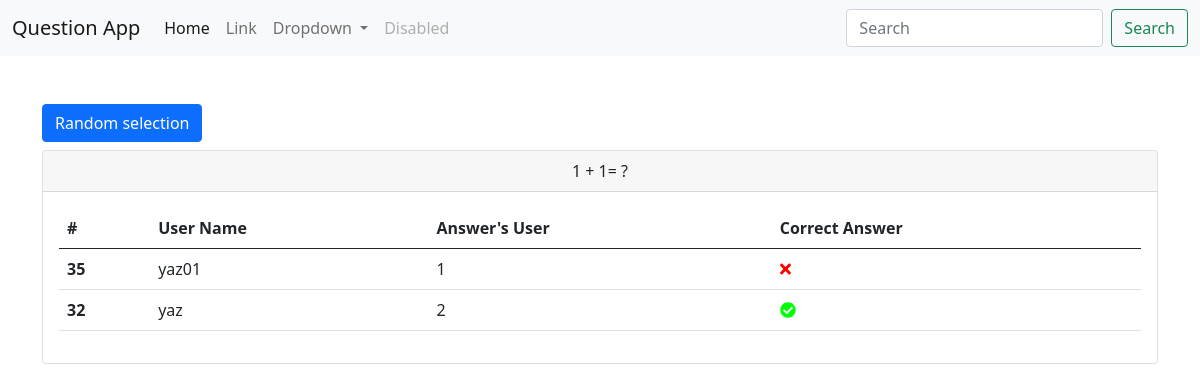
Page /administration/quiz/3/ (signed in) on the committed database.
### main/models.py (models this page shows, shortened)
class Questions(models.Model):
    quiz = models.ForeignKey(Quiz, on_delete=models.CASCADE)
    tyep = models.CharField(max_length=255)
    text = models.TextField()
    created_at = models.DateTimeField(auto_now_add=True)

class CorrectAnswer(models.Model):
    correct_answer = models.ForeignKey(Answers, on_delete=models.CASCADE)
    created_by = models.ForeignKey(User, on_delete=models.CASCADE)
    created_at = models.DateTimeField(auto_now_add=True)

class Answers(models.Model):
    question = models.ForeignKey(Questions, on_delete=models.CASCADE)
    text = models.CharField(max_length=255)
    is_correct = models.BooleanField(default=False)
    created_at = models.DateTimeField(auto_now_add=True)
    def __str__(self):
        return self.text

### main/views.py (the view)
def administration_quiz(request,qu_adm_id):
    que= Questions.objects.get(quiz_id=qu_adm_id)
    coAns = CorrectAnswer.objects.filter(correct_answer__question__quiz=qu_adm_id)
    coAns_true = CorrectAnswer.objects.filter(correct_answer__question__quiz=qu_adm_id, correct_answer__is_correct=True)
    import random
    if coAns_true:
        random_coAns = random.choice(coAns_true)
    else:
        random_coAns = None
    context = {
        'coAns':coAns,
        'que':que,
        'random_coAns':random_coAns
    }
    return render(request, 'admincomp/administration_quiz.html', context)

### main/today_context_processor.py (called while the page is built)
def get_date_today(request):
    today = datetime.today()
    return {'today':today}

### templates/admincomp/administration_quiz.html (shortened to what this page needs)
{% extends 'main/base.html'%}
{% block body %}
{% if request.user.is_superuser %}
<button type="button" class="btn btn-primary mt-5" data-bs-toggle="modal" data-bs-target="#exampleModal">
  Random selection
</button>
<div class="card mt-2">
  <div class="card-header text-center">
    {{que.text}}
  </div>
  <div class="card-body">
    {% if coAns %}
      <table class="table">
        <thead>
          <tr>
            <th scope="col">#</th>
            <th scope="col">User Name</th>
            <th scope="col">Answer's User</th>
            <th scope="col">Correct Answer</th>
          </tr>
        </thead>
        <tbody>
            {% for coAn in coAns %}
              <tr>
                <th scope="row">{{coAn.id}}</th>
                <td>{{coAn.created_by}}</td>
                <td>{{coAn.correct_answer}}</td>
                <td>
                  {% if coAn.correct_answer.is_correct == True %}
                  <i class="fas fa-check-circle" style='color:#00ff04;'></i>
                  {% else %}
                    <i class="fas fa-times" style='color:#F00;'></i>
                  {% endif %}
                </td>
              </tr>
          {% endfor %}
        </tbody>
      </table>
    {% else %}
      <h3>NO DATA.</h3>
    {% endif %}
    </div>
  </div>
{% endif %}
{% endblock %}

### rows in the picture
Questions: text "1 + 1= ?"
CorrectAnswer: id "35", created_by "yaz01", correct_answer "1"
CorrectAnswer: id "32", created_by "yaz", correct_answer "2"
